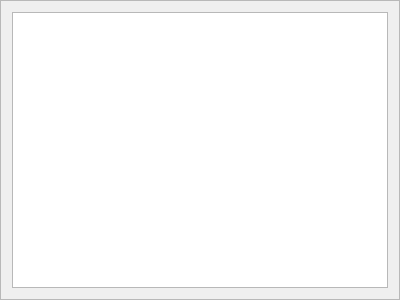
<?xml version="1.0" encoding="UTF-8"?>
<ui version="4.0">
 <class>ViewTourFrame</class>
 <widget class="QFrame" name="ViewTourFrame">
  <property name="geometry">
   <rect>
    <x>0</x>
    <y>0</y>
    <width>400</width>
    <height>300</height>
   </rect>
  </property>
  <property name="windowTitle">
   <string>View Tours</string>
  </property>
  <property name="frameShape">
   <enum>QFrame::StyledPanel</enum>
  </property>
  <property name="frameShadow">
   <enum>QFrame::Raised</enum>
  </property>
  <layout class="QVBoxLayout" name="verticalLayout">
   <item>
    <widget class="QTableView" name="table"/>
   </item>
  </layout>
 </widget>
 <resources/>
 <connections/>
</ui>
